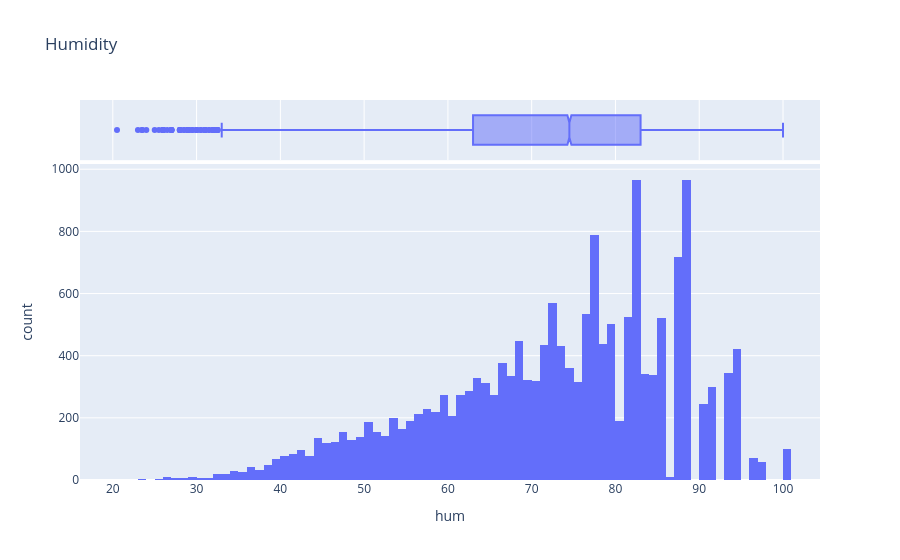

Source (notebook cell):
### Markdown cell above
- Both mean and median scores are close to each other.
- Since median score is little bit higher than mean score, we can expect slightly left skewed distribution.
- Possible outliers on the minimum side.

### Code cell
fig = px.histogram(df, x= 'hum', title='Humidity', marginal="box", hover_data = df[['season']])
fig.show()

### Figure 1 — Plotly figure (JSON) as saved in the notebook; plotly's stock layout.template omitted (floating-point values rounded to 4 significant figures; data arrays with more than 128 entries replaced by an {"elided": "..."} marker saying what was removed)
{"data": [{"bingroup": "x", "hovertemplate": "hum=%{x}<br>count=%{y}<extra></extra>", "legendgroup": "", "marker": {"color": "#636efa", "pattern": {"shape": ""}}, "name": "", "orientation": "v", "showlegend": false, "type": "histogram", "x": {"elided": "17414 float values"}, "xaxis": "x", "yaxis": "y"}, {"customdata": {"elided": "17414x1 float values"}, "hovertemplate": "hum=%{x}<br>season=%{customdata[0]}<extra></extra>", "legendgroup": "", "marker": {"color": "#636efa"}, "name": "", "notched": true, "showlegend": false, "type": "box", "x": {"elided": "17414 float values"}, "xaxis": "x2", "yaxis": "y2"}], "layout": {"barmode": "relative", "legend": {"tracegroupgap": 0}, "title": {"text": "Humidity"}, "xaxis": {"anchor": "y", "domain": [0, 1], "title": {"text": "hum"}}, "xaxis2": {"anchor": "y2", "domain": [0, 1], "matches": "x", "showgrid": true, "showticklabels": false}, "yaxis": {"anchor": "x", "domain": [0, 0.8316], "title": {"text": "count"}}, "yaxis2": {"anchor": "x2", "domain": [0.8416, 1], "matches": "y2", "showgrid": false, "showline": false, "showticklabels": false, "ticks": ""}}}
